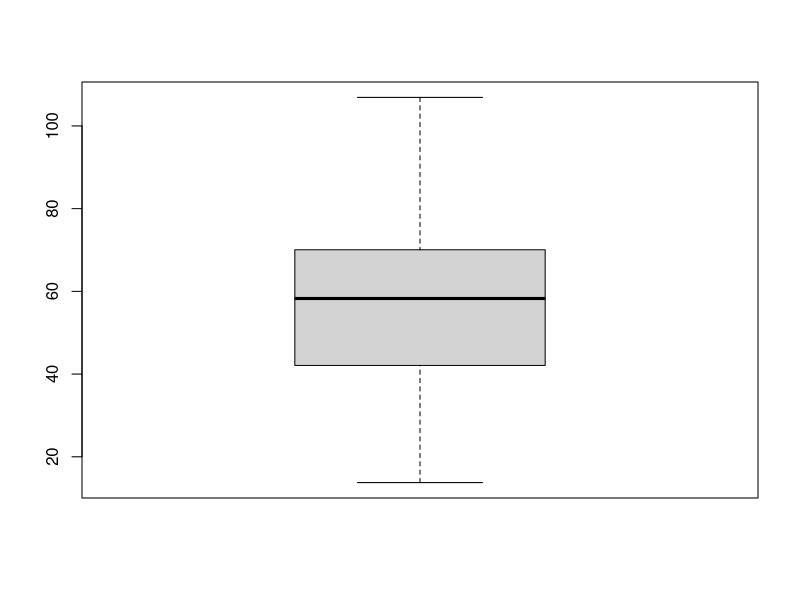
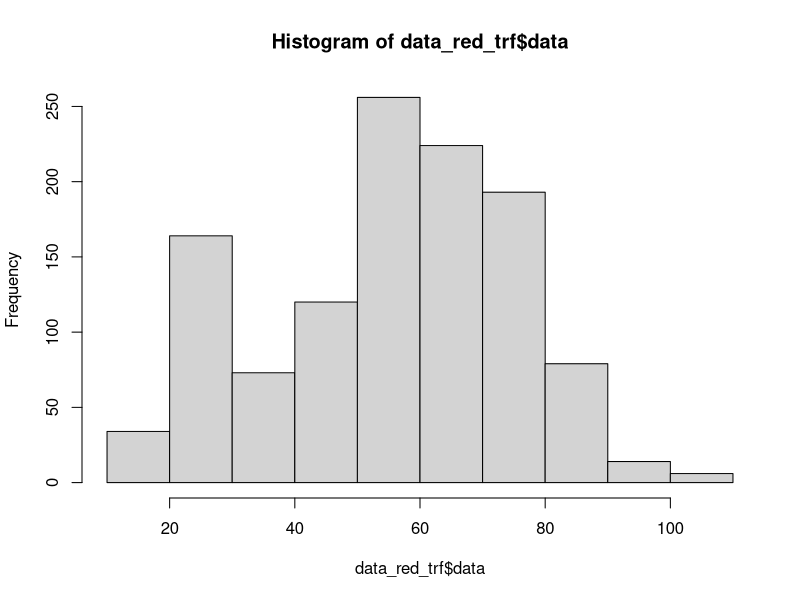
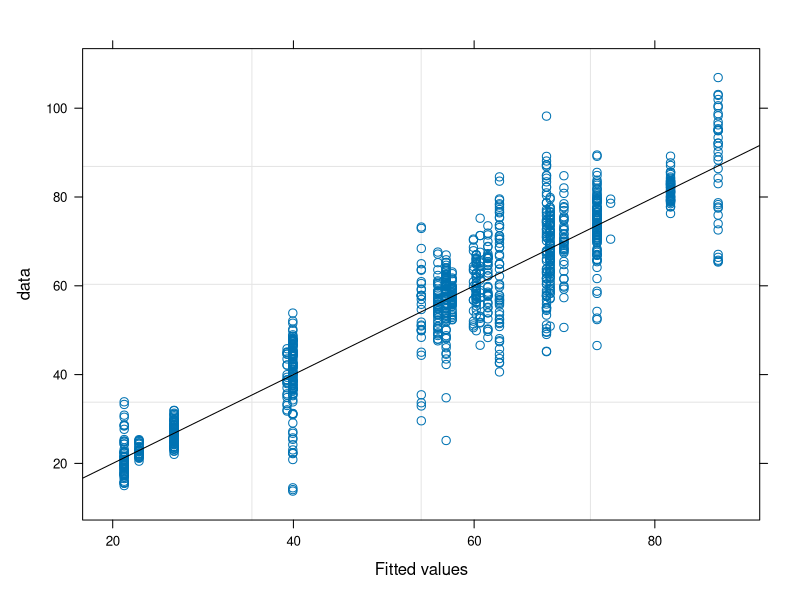
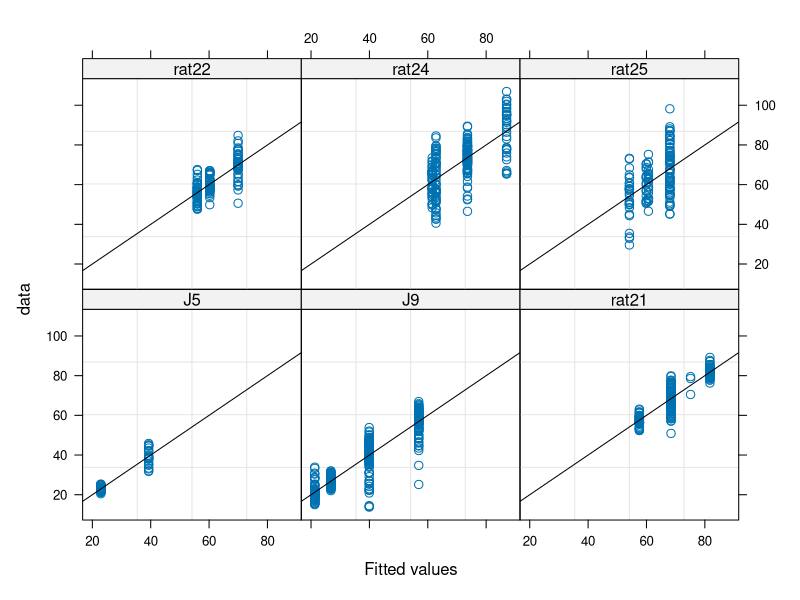
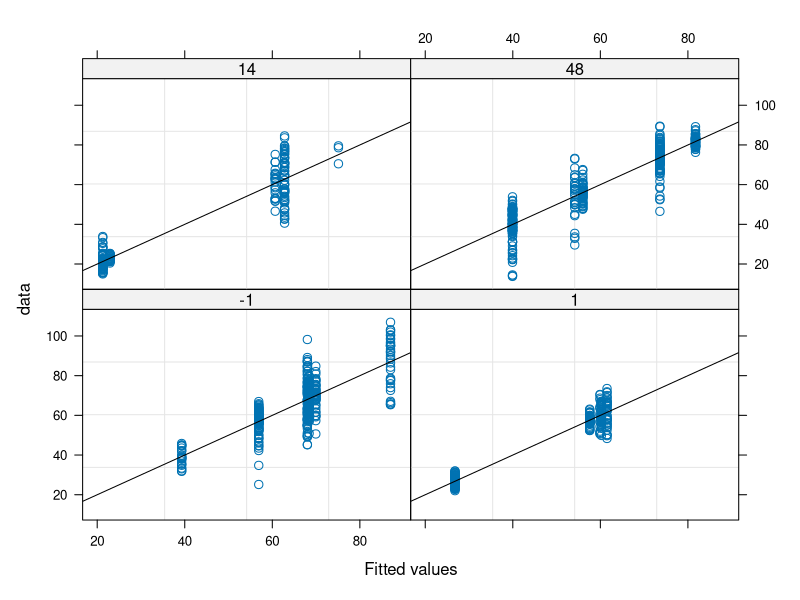
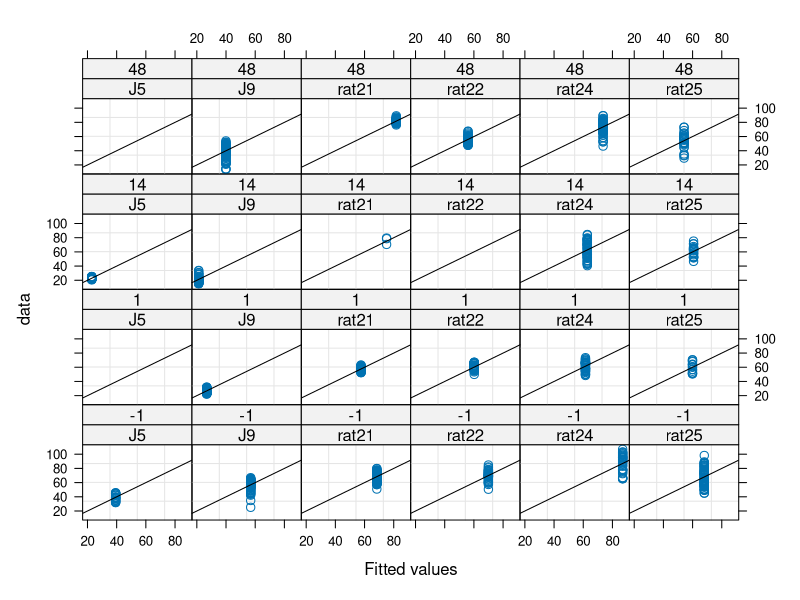
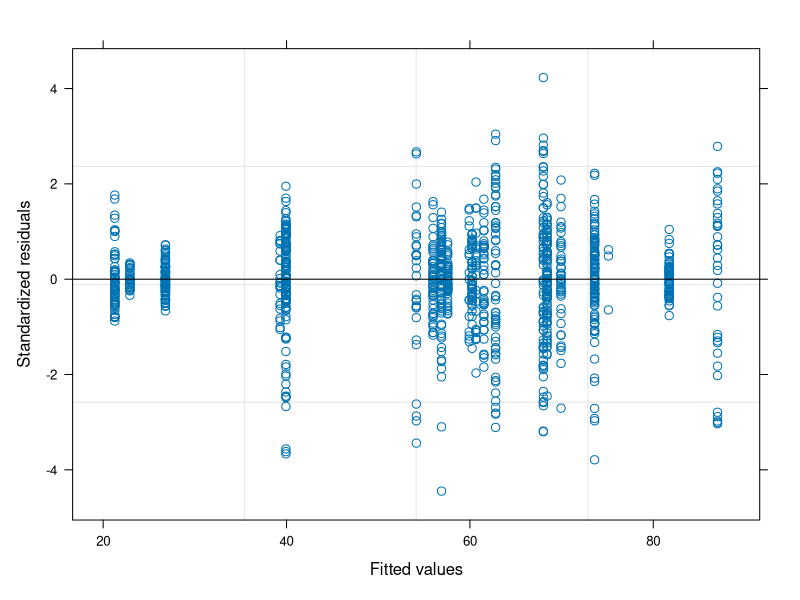
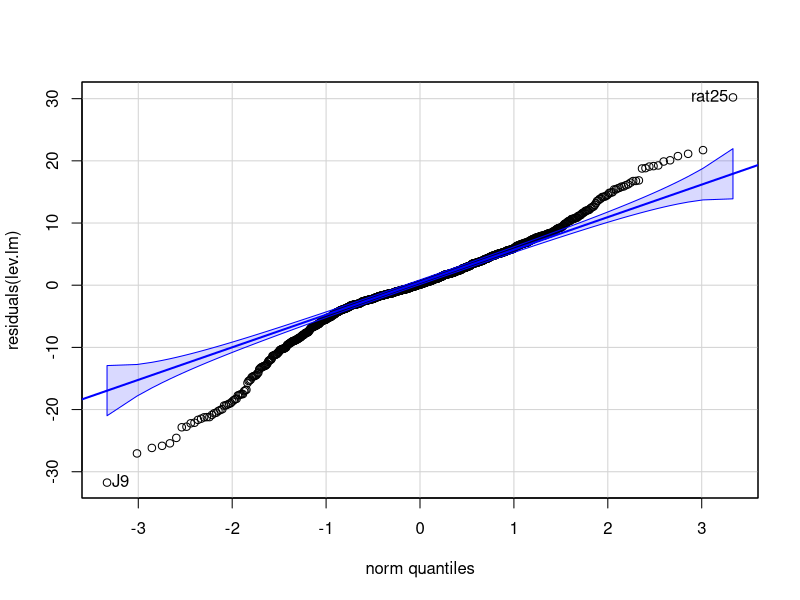

The R source for these figures, in order:
require(nlme)
require(graphics)
require(car)
require(MASS)

library(multcomp)

setwd("./")

# empty environment
rm(list=ls())

# load data
data_all = read.csv("./joints_stanceEnd.csv")

####################################################################################

# desired joints
desJointsName <- "knee"
desJoints     <- as.factor(desJointsName);

# desired days
desDays     <- as.factor(c("-1","1","14","48"));

# desired subjects
desRatID <- as.factor(c("rat21","rat22","rat24","rat25","J5","J9"))

# extract data
data_red <- data_all[data_all$ratID %in% desRatID & data_all$joint %in% desJoints & data_all$des_days %in% desDays,]

data_red$ratID    <- factor(data_red$ratID)
data_red$joint    <- factor(data_red$joint)

data_red$des_days <- as.factor(data_red$des_days)

# Data transformation
data_red_trf      <- data_red

boxplot(data_red_trf$data)
hist(data_red_trf$data,breaks=10)

############################### Fit model ##########################################

lCtr <- lmeControl(maxIter = 5000, niterEM = 500, msMaxIter=1000, msMaxEval=1000, msVerbose = FALSE, opt = 'optim')

# Days (and intercept) as a random variable (to account for the variability cross subjects)
lev.lm_nonNest_r  <- lme(data ~ des_days, random = ~des_days|ratID, data=data_red_trf, na.action=na.omit, method = "ML", control=lCtr)

lev.lm <- lev.lm_nonNest_r
summary(lev.lm)

############################ assumptions ############################

#### Fitted values

plot(lev.lm, data~fitted(.), abline = c(0,1)) 
plot(lev.lm, data~fitted(.)|ratID, abline = c(0,1))
plot(lev.lm, data~fitted(.)|des_days, abline = c(0,1))
plot(lev.lm, data~fitted(.)|ratID*des_days, abline = c(0,1))


#### Residuals (should have constant variance and be normally distributed)

plot(lev.lm)                       # Residuals (should have constant variance)
qqp(residuals(lev.lm),"norm")      # Residuals (should be normally distributed)

boxplot(residuals(lev.lm))

myx <- seq(min(residuals(lev.lm)), max(residuals(lev.lm)), length.out= 100)
myhist <- hist(residuals(lev.lm),breaks=20)
multiplier <- myhist$counts / myhist$density

varMean <- lev.lm$sigma * mean(fitted(lev.lm)) ^ (2*lev.lm$modelStruct$varStruct)
normal <- dnorm(x = myx, mean = 0, sd = sqrt(varMean))

normal <- dnorm(x = myx, mean = 0, sd = lev.lm$sigma)

lines(myx, normal* multiplier[1], col = "blue", lwd = 2)

shapiro.test(residuals(lev.lm))


#### Random effects (should be normally distributed)

randBase <- ranef(lev.lm)

randEff <- randBase$`(Intercept)`
qqp( randEff )                         # Random effects (should be notmally distributed)
myx <- seq(min(randEff), max(randEff), length.out= 100)
myhist <- hist(randEff)
multiplier <- myhist$counts / myhist$density
normal <- dnorm(x = myx, mean = 0, sd = as.numeric(VarCorr(lev.lm)[1,2]) )
lines(myx, normal*multiplier[1], col = "blue", lwd = 2)

shapiro.test(randEff)

randEff <- randBase$des_days1
qqp( randEff )  

randEff <- randBase$des_days14
qqp( randEff )  

randEff <- randBase$des_days48
qqp( randEff )  

#############################################################################
################################ PREDICTIONS ################################
#############################################################################

# unique values of the factors
pred <- expand.grid(joint=unique(data_red$joint),des_days=unique(data_red$des_days))

# polulation level (level=0) predictions
y=predict(lev.lm, level=0, newdata=pred)
pred$pred_val = y

pred <- pred[order(pred$joint, pred$des_days),]

############ Compute menas ############
# remove non-used columns and NaN
dat_lev.small <- data_red_trf[,c("ratID","joint","des_days","data")]
dat_lev.small <- dat_lev.small[!is.na(dat_lev.small$data),]

# mean over gait cycle and rats
data_red.mean <- aggregate(dat_lev.small$data, by = list(dat_lev.small$joint, dat_lev.small$des_days), FUN = 'mean')
colnames(data_red.mean) <- c("joint","des_days","data_mean")

data_red.mean <- data_red.mean[order(data_red.mean$joint, data_red.mean$des_days),]

pred$data_mean = data_red.mean$data_mean
pred$diff      = pred$pred_val - pred$data_mean
pred$diff_perc = pred$diff/pred$data_mean*100

# mean over gait cycles for each rat
data_red.meanSbj <- aggregate(dat_lev.small$data, by = list(dat_lev.small$ratID, dat_lev.small$joint, dat_lev.small$des_days), FUN = 'mean')
colnames(data_red.meanSbj) <- c("ratID","joint","des_days","data_mean")

# Mean of the means
data_red.meanSbjAll <- aggregate(data_red.meanSbj$data_mean, by = list(data_red.meanSbj$joint, data_red.meanSbj$des_days), FUN = 'mean')
colnames(data_red.meanSbjAll) <- c("joint","des_days","data_mean")

pred$data_mean2 = data_red.meanSbjAll$data_mean

pred$diff2      = pred$pred_val - pred$data_mean2
pred$diff_perc2 = pred$diff2/pred$data_mean2*100


###############################################################################
############################# PREDICTIONS SUBJECTS ############################
###############################################################################

# unique values of the factors
pred.sbj <- expand.grid(ratID=unique(data_red$ratID), joint=unique(data_red$joint), des_days=unique(data_red$des_days))

# polulation level (level=0) predictions
y=predict(lev.lm, level=1, newdata=pred.sbj)
pred.sbj$pred_val = y

pred.sbj <- pred.sbj[order(pred.sbj$ratID, pred.sbj$joint, pred.sbj$des_days),]

############ Compute menas ############
# remove non-used columns and NaN
dat_lev.small <- data_red_trf[,c("ratID","joint","des_days","data")]
dat_lev.small <- dat_lev.small[!is.na(dat_lev.small$data),]

# mean over gait cycles
data_red.mean <- aggregate(dat_lev.small$data, by = list(dat_lev.small$ratID, dat_lev.small$joint, dat_lev.small$des_days), FUN = 'mean')
colnames(data_red.mean) <- c("ratID","joint","des_days","data_mean")

data_red.mean <- data_red.mean[order(data_red.mean$ratID, data_red.mean$joint, data_red.mean$des_days),]

pred.sbj$data_mean <- NA
for(i in 1:dim(pred.sbj)[1]){
  for(j in 1:dim(data_red.mean)[1]){
    if( all(pred.sbj[i,1:3]==data_red.mean[j,1:3]) ){
      pred.sbj[i,]$data_mean<-data_red.mean[j,]$data_mean
    }
  }
}
pred.sbj$data_mean <- as.numeric(pred.sbj$data_mean)

pred.sbj$diff      = pred.sbj$pred_val - pred.sbj$data_mean
pred.sbj$diff_perc = pred.sbj$diff/pred.sbj$data_mean*100


############################ Post-hoc (time as factor) ############################

ph_conditional <- c("des_days1  = 0",
                    "des_days14 = 0",
                    "des_days48 = 0");

lev.ph <- glht(lev.lm, linfct = ph_conditional);
summary(lev.ph, test=adjusted("bonferroni"))
